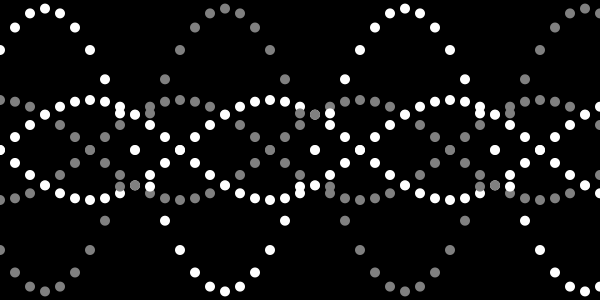
Frame 1 (no input)
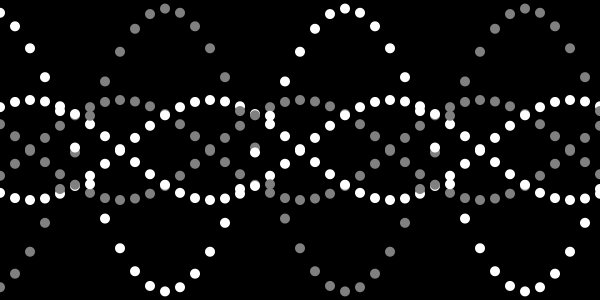
Frame 60 (the mouse pressed at the canvas centre just before this capture)
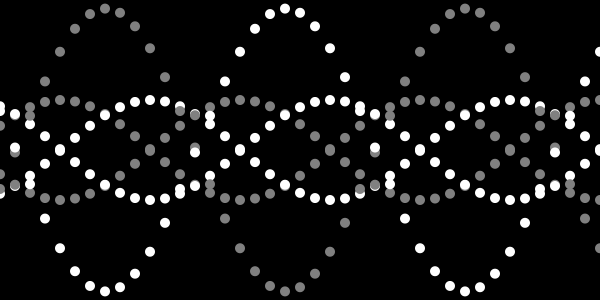
Frame 120 (the mouse held since frame 60 and released just before this capture)

The Processing sketch that drew these frames (run headless with seeded random() and noise(); from frame 60 on, the mouse is pressed at the canvas centre):

// Processing sketch: sketch_8_2
// ── sketch_8_2.pde
float t = 0;

void setup() {
  size(600, 300);
  noStroke();
}

void draw() {
  translate(0, height/2);
  background(0);
  for(int wx = 0; wx <= width; wx += 15){
    float x = radians(wx + t);
    float sy = 50 * sin(x);
    float cy = 50 * cos(x);
    float scy = 50 * (2 * sin(x) + 2 * cos(x));

    fill(128);
    ellipse(wx, cy, 10, 10);
    fill(255);
    ellipse(wx, sy, 10, 10);

    fill(128);
    ellipse(wx, -cy, 10, 10);
    fill(255);
    ellipse(wx, -sy, 10, 10);

    fill(128);
    ellipse(wx, scy, 10, 10);
    fill(255);
    ellipse(wx, -scy, 10, 10);
  }
  t++;
}
